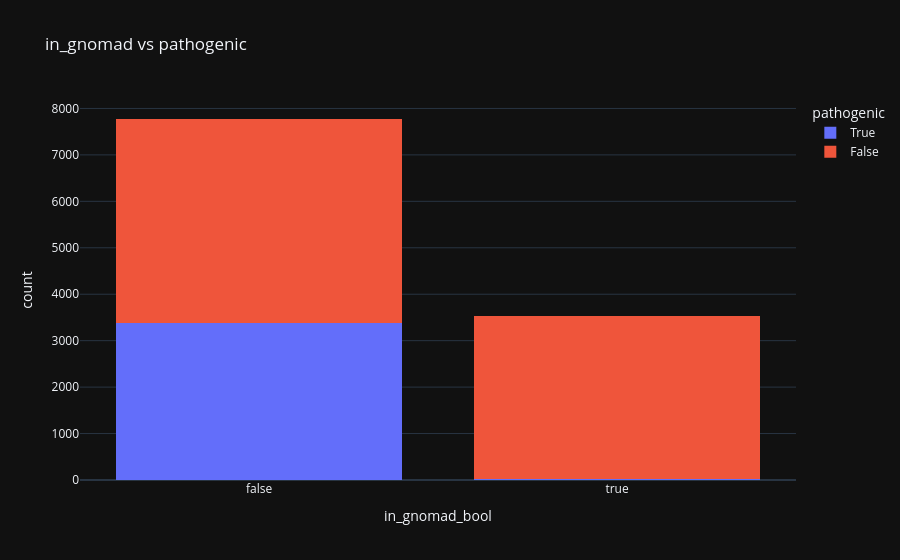

Notebook cell for this chart:
### Markdown cell above
## 1. 📊 in_gnomad vs pathogenic

### Code cell
tmp = d[['in_gnomad_bool', 'pathogenic']].dropna()
fig = px.histogram(tmp, x='in_gnomad_bool', color='pathogenic', barmode='stack', title='in_gnomad vs pathogenic')
fig.show()

### Figure 1 — Plotly figure (JSON) as saved in the notebook; plotly's stock layout.template omitted (floating-point values rounded to 4 significant figures; data arrays with more than 128 entries replaced by an {"elided": "..."} marker saying what was removed)
{"data": [{"bingroup": "x", "hovertemplate": "pathogenic=True<br>in_gnomad_bool=%{x}<br>count=%{y}<extra></extra>", "legendgroup": "True", "marker": {"color": "#636efa", "pattern": {"shape": ""}}, "name": "True", "orientation": "v", "showlegend": true, "x": {"elided": "3418 bool values"}, "xaxis": "x", "yaxis": "y", "type": "histogram"}, {"bingroup": "x", "hovertemplate": "pathogenic=False<br>in_gnomad_bool=%{x}<br>count=%{y}<extra></extra>", "legendgroup": "False", "marker": {"color": "#EF553B", "pattern": {"shape": ""}}, "name": "False", "orientation": "v", "showlegend": true, "x": {"elided": "7890 bool values"}, "xaxis": "x", "yaxis": "y", "type": "histogram"}], "layout": {"xaxis": {"anchor": "y", "domain": [0.0, 1.0], "title": {"text": "in_gnomad_bool"}}, "yaxis": {"anchor": "x", "domain": [0.0, 1.0], "title": {"text": "count"}}, "legend": {"title": {"text": "pathogenic"}, "tracegroupgap": 0}, "title": {"text": "in_gnomad vs pathogenic"}, "barmode": "stack"}}
